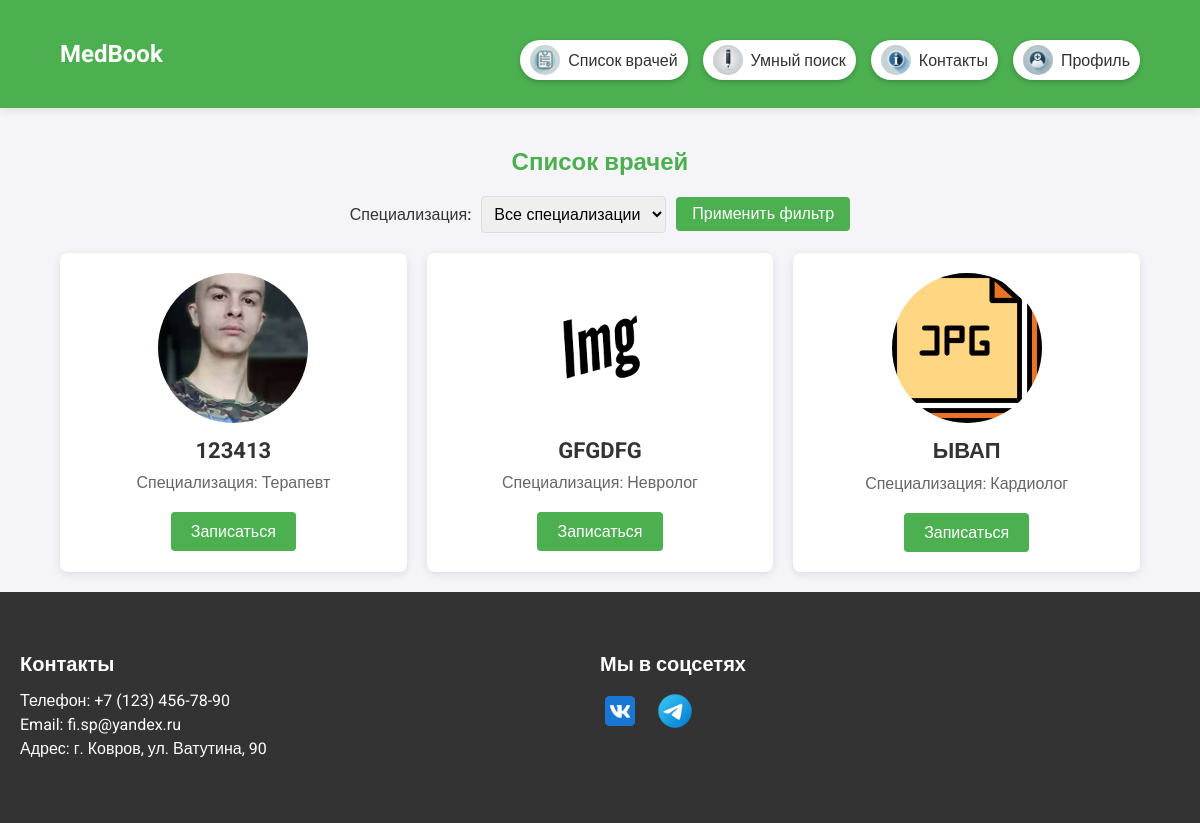
/doctors/, run on an earlier commit of the app's database.
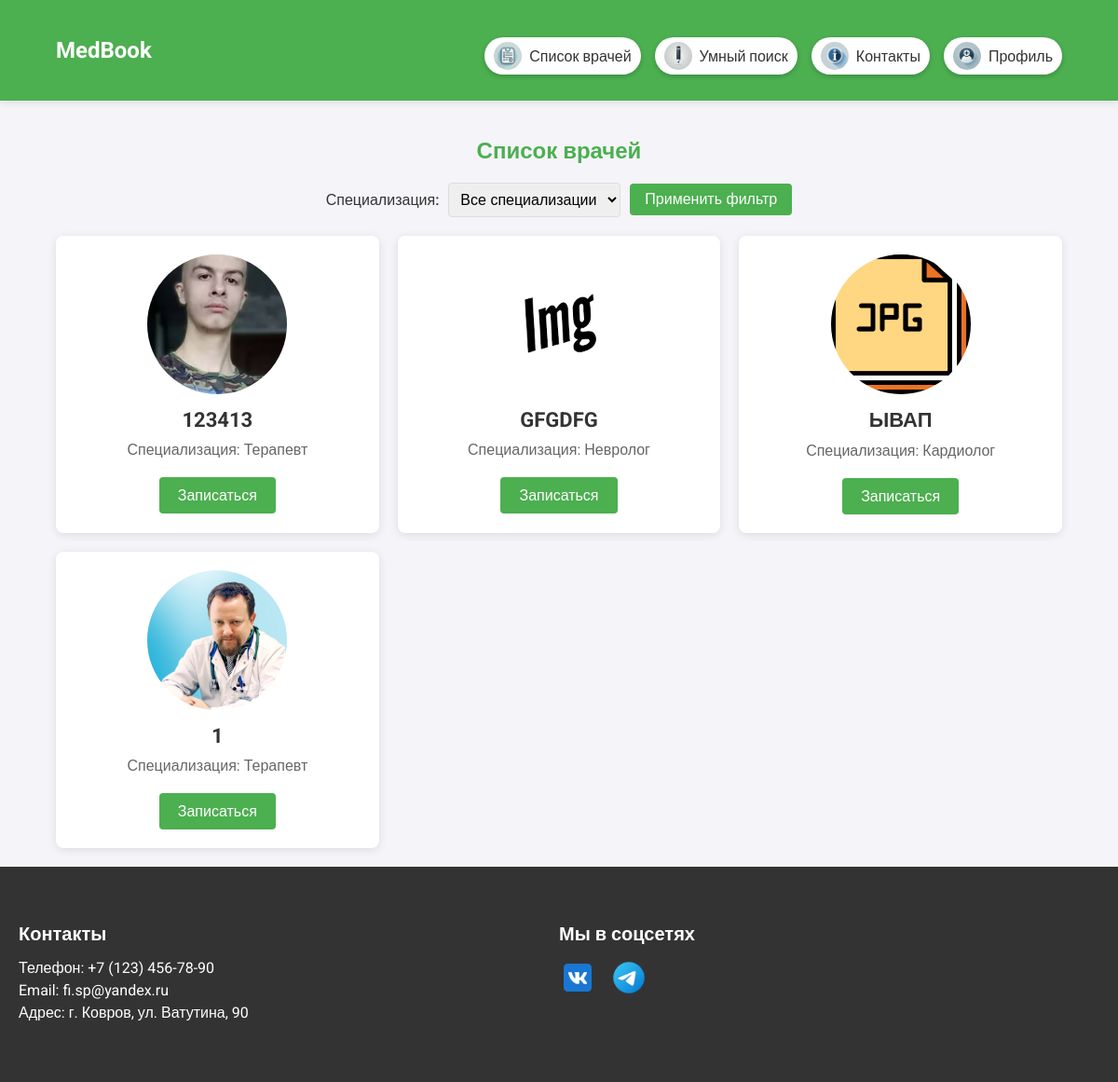
And on a later commit of the database.
### doctor_app/models.py (models this page shows, shortened)
class Doctor(models.Model):
    SPECIALIZATION_CHOICES = [
        ('Терапевт', 'Терапевт'),
        ('Кардиолог', 'Кардиолог'),
        ('Невролог', 'Невролог'),
        ('Дерматолог', 'Дерматолог'),
    ]
    name = models.CharField(max_length=100)
    specialization = models.CharField(max_length=100, choices=SPECIALIZATION_CHOICES)
    schedule = models.TextField()
    photo = models.ImageField(upload_to='doctors/', null=True, blank=True)
    related_symptoms = models.ManyToManyField(Symptom, related_name='related_doctors', blank=True)

### doctor_app/views.py (the view)
# urls.py: path('doctors/', all_doctors, name='all_doctors'),
def all_doctors(request):
    specialization = request.GET.get('specialization', '')
    if specialization:
        doctors = Doctor.objects.filter(specialization=specialization)
    else:
        doctors = Doctor.objects.all()
    available_hours = ["9", "10", "11", "12", "13", "14", "15", "16"]
    return render(request, "doctor/doctors.html", {
        "doctors": doctors,
        "available_hours": available_hours,
        "selected_specialization": specialization
    })

### doctor_app/templates/doctor/doctors.html (shortened to what this page needs)
<!DOCTYPE html>
<html lang="ru">
<head>
</head>
<body>
    <header>
        <div class="container">
            <div class="header-left">
                <a href="{% url 'index' %}" style="text-decoration: none; color: white;">
                    <h1>MedBook</h1>
                </a>
            </div>
            <div class="header-right">
                <a href="{% url 'all_doctors' %}" class="doctors-icon">
                    {% load static %}
                    <img src="{% static 'images/doctors-icon.png' %}" alt="Список">
                    <span>Список врачей</span>
                </a>
                <a href="{% url 'smart_search' %}" class="reg-doctors-icon">
                    {% load static %}
                    <img src="{% static 'images/reg-doctors-icon.png' %}">
                    <span>Умный поиск</span>
                </a>
                <a href="{% url 'contact' %}" class="contact-icon">
                    {% load static %}
                    <img src="{% static 'images/contact-icon.png' %}" alt="Контакты">
                    <span>Контакты</span>
                </a>
                <a href="{% url 'profile' %}" class="profile-icon">
                    {% load static %}
                    <img src="{% static 'images/profile-icon.png' %}" alt="Профиль">
                    <span>Профиль</span>
                </a>
            </div>
        </div>
    </header>
    <main>
        <div class="container">
            <h2>Список врачей</h2>
            <form method="get" action="{% url 'all_doctors' %}" class="filter-form">
                <label for="specialization">Специализация:</label>
                <select name="specialization" id="specialization">
                    <option value="">Все специализации</option>
                </select>
                <button type="submit">Применить фильтр</button>
            </form>
            <div class="doctors-list">
                {% for doctor in doctors %}
                    <div class="doctor-card">
                        {% if doctor.photo %}
                            <img src="{{ doctor.photo.url }}" alt="{{ doctor.name }}" class="doctor-photo">
                        {% else %}
                            {% load static %}
                        {% endif %}
                        <h3>{{ doctor.name }}</h3>
                        <p>Специализация: {{ doctor.specialization }}</p>
                        <a href="{% url 'book_appointment' doctor.id %}">Записаться</a>
                    </div>
                {% endfor %}
            </div>
        </div>
    </main>
    <footer>
        <div class="footer-container">
            <div class="footer-info">
                <h3>Контакты</h3>
                <p>Телефон: +7 (123) 456-78-90</p>
                <p>Email: fi.sp@yandex.ru</p>
                <p>Адрес: г. Ковров, ул. Ватутина, 90</p>
            </div>
            <div class="footer-social">
                <h3>Мы в соцсетях</h3>
                <div class="social-icons">
                    <a href="https://vk.com" target="_blank">
                        {% load static %}
                        <img src="{% static 'images/vk.png' %}" alt="ВКонтакте">
                    </a>
                    <a href="https://t.me/doctor_projects" target="_blank">
                        {% load static %}
                        <img src="{% static 'images/tg.png' %}" alt="Telegram">
                    </a>
                </div>
            </div>
        </div>
    </footer>
</body>
</html>

### doctor_app/templates/doctor/doctors.html (style rules this page uses)
body { font-family: 'Roboto', sans-serif; margin: 0; padding: 0; display: flex; flex-direction: column; min-height: 100vh; background-color: #f4f4f9; color: #333; }
.container { width: 90%; max-width: 1200px; margin: 0 auto; padding: 20px 0; flex: 1; }
h2 { text-align: center; color: #4CAF50; margin-bottom: 20px; }
.filter-form { margin-bottom: 20px; display: flex; gap: 10px; align-items: center; justify-content: center; }
.filter-form label { font-size: 16px; font-weight: 500; }
.filter-form select { padding: 8px; border: 1px solid #ddd; border-radius: 4px; font-size: 16px; }
.filter-form button { padding: 8px 16px; background-color: #4CAF50; color: white; border: none; border-radius: 4px; cursor: pointer; font-size: 16px; }
.doctors-list { display: grid; grid-template-columns: repeat(auto-fill, minmax(300px, 1fr)); gap: 20px; }
.doctor-card { background-color: white; padding: 20px; border-radius: 8px; box-shadow: 0 2px 10px rgba(0, 0, 0, 0.1); display: flex; flex-direction: column; align-items: center; text-align: center; }
.doctor-photo { width: 150px; height: 150px; object-fit: cover; border-radius: 50%; margin-bottom: 15px; }
.doctor-card h3 { margin: 0; font-size: 22px; color: #333; }
.doctor-card p { font-size: 16px; color: #666; margin: 10px 0; }
.doctor-card a { display: inline-block; padding: 10px 20px; background-color: #4CAF50; color: white; text-decoration: none; border-radius: 4px; font-size: 16px; margin-top: 10px; }
header { background-color: #4CAF50; color: white; padding: 20px 0; box-shadow: 0 2px 10px rgba(0, 0, 0, 0.1); }
header h1 { margin: 0; font-size: 24px; }
.header-left, .header-right { display: inline-block; vertical-align: middle; }
.header-right { display: flex; align-items: center; gap: 15px; float: right; }
.header-right a { display: flex; align-items: center; gap: 8px; background-color: white; padding: 5px 10px; border-radius: 20px; box-shadow: 0 2px 5px rgba(0, 0, 0, 0.2); text-decoration: none; color: #333; font-size: 16px; font-weight: 500; transition: background-color 0.3s ease, transform 0.2s ease; }
.header-right a img { width: 30px; height: 30px; }
footer { background-color: #333; color: white; padding: 40px 0; margin-top: auto; }
.footer-container { display: flex; justify-content: space-between; align-items: flex-start; flex-wrap: wrap; max-width: 1200px; margin: 0 auto; padding: 0 20px; }
.footer-info, .footer-social { flex: 1; min-width: 250px; margin-bottom: 20px; }
.footer-info h3, .footer-social h3 { margin-bottom: 15px; font-size: 20px; }
.footer-info p { margin: 5px 0; }
.footer-social .social-icons { display: flex; gap: 15px; }
.footer-social .social-icons a { display: flex; align-items: center; justify-content: center; text-decoration: none; color: white; }
.footer-social .social-icons a img { width: 40px; height: 40px; transition: transform 0.2s ease; }
.profile-icon img, .doctors-icon img, .reg-doctors-icon img, .contact-icon img { border-radius: 50%; width: 50px; height: 50px; object-fit: cover; }

What changed in the data, as far as the page shows it:
added Doctor: photo (picture), name "1", specialization "Терапевт"
